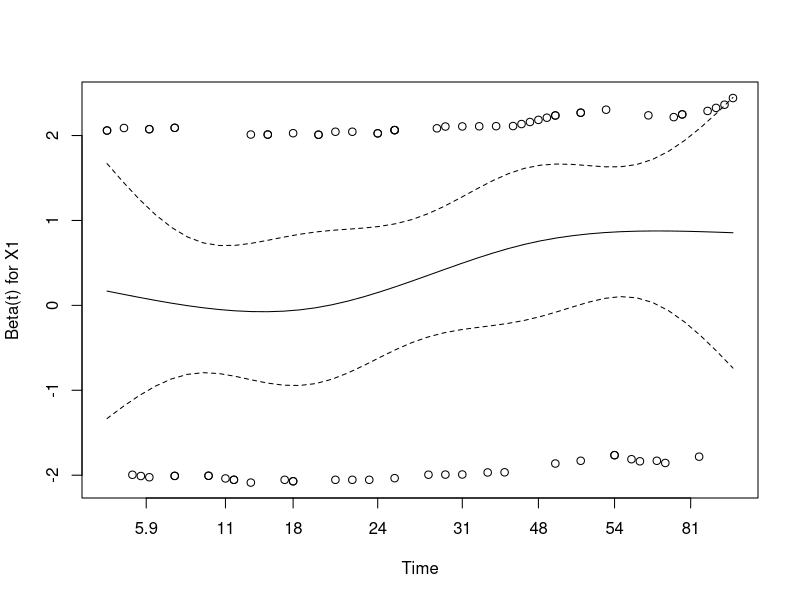
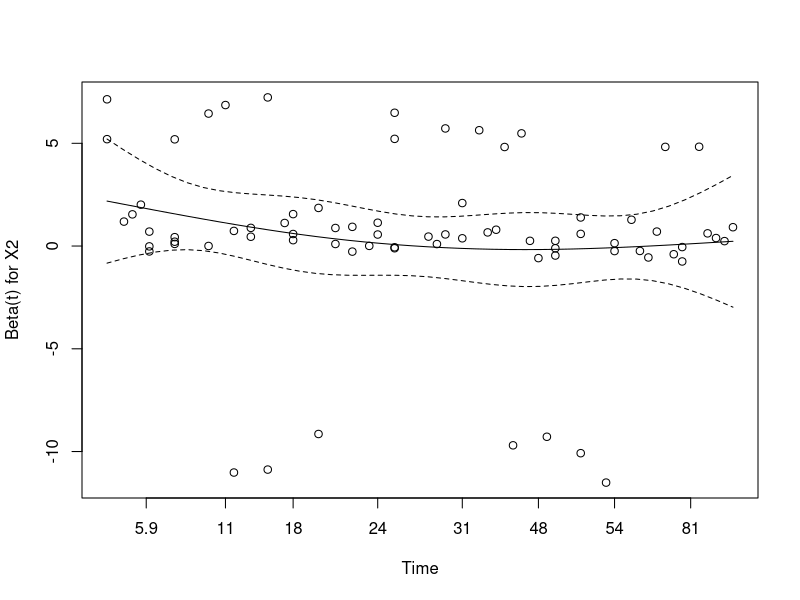
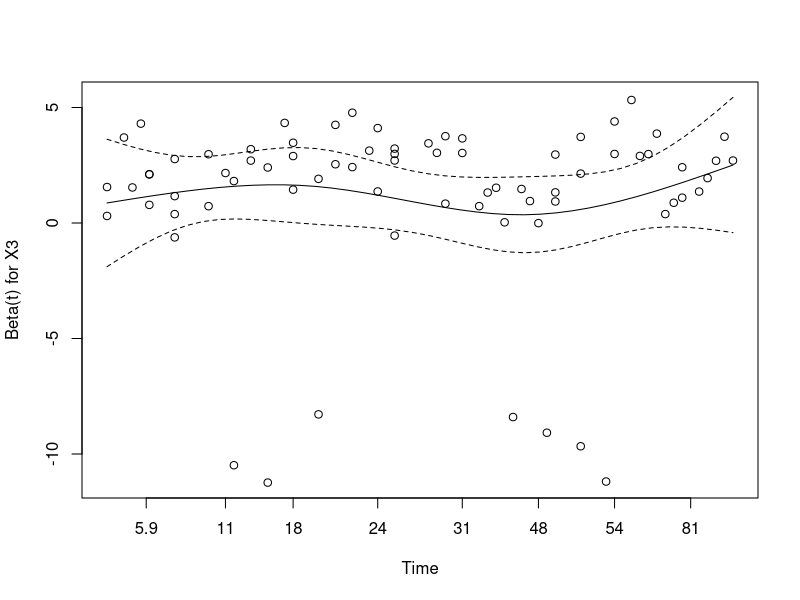
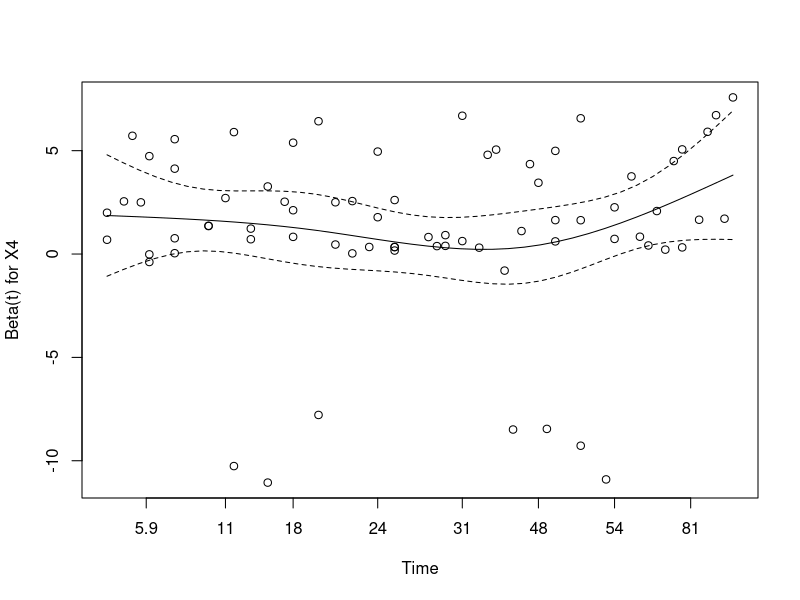
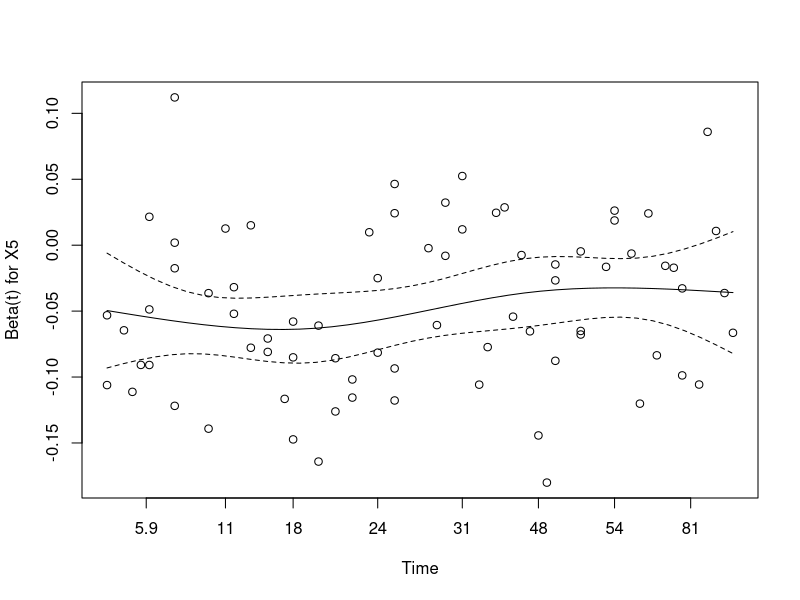
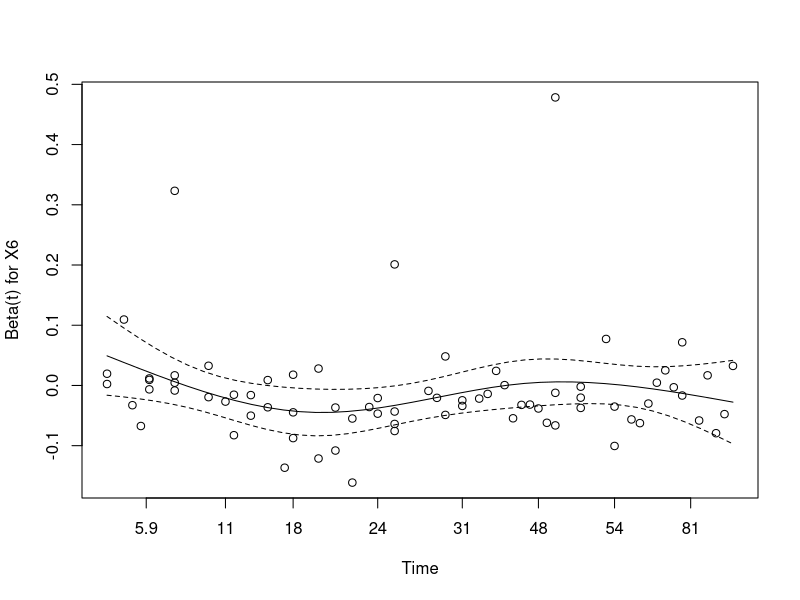
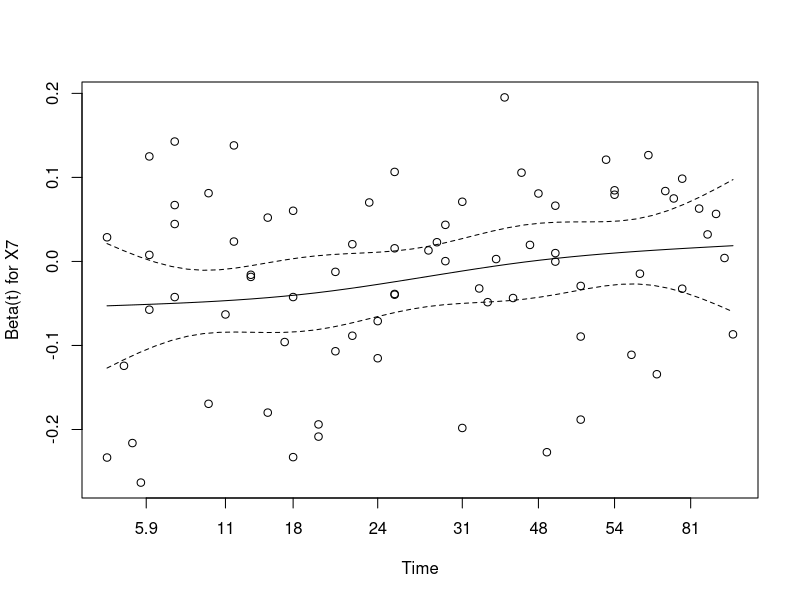
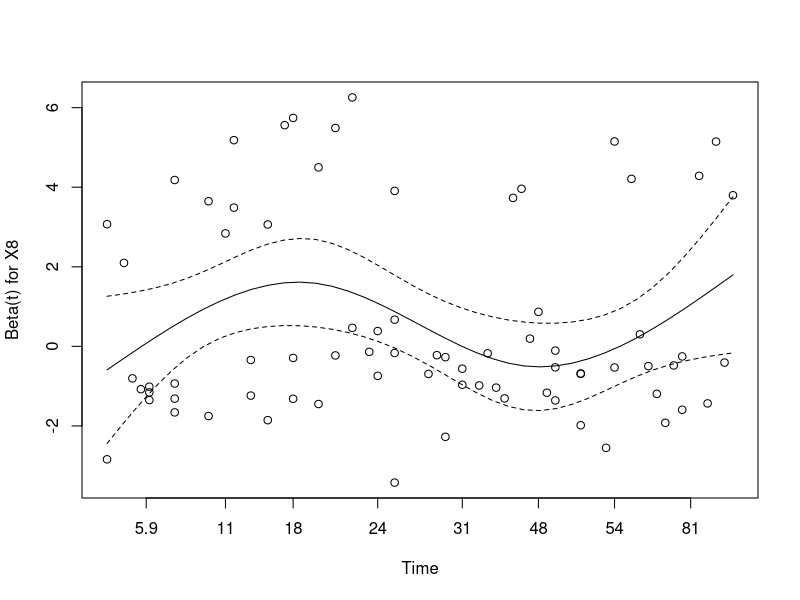

The R script that drew these images, in order:
## ---- chunk 1
Lungca <- read.table("Lungca(1).txt",header=T,na.strings=c("."))
attach(Lungca)
library(survival)
### crude
fit.crude <- coxph(Surv(X9,Y)~X1, data=Lungca, method=c("breslow"))
summary(fit.crude)
### only covariates
fit.cov <- coxph(Surv(X9,Y)~X2+X3+X4+X5+X6+X7+X8, data=Lungca, method=c("breslow"))
summary(fit.cov)
### adjusted
fit.adj <- coxph(Surv(X9,Y)~X1+X2+X3+X4+X5+X6+X7+X8, data=Lungca, method=c("breslow"))
summary(fit.adj)
## ---- chunk 2
fit1 <- coxph(Surv(X9,Y)~X1 + X5 + X6 + X7 + X8, data=Lungca, method=c("breslow"))
summary(fit1)
fit2 <- coxph(Surv(X9,Y)~X1 + X2 + X3 + X4 + X5 + X6 + X7 + X8, data=Lungca, method=c("breslow"))
summary(fit2)
## ---- chunk 3
test <- cox.zph(fit.crude)
print(test)
plot(test)
## ---- chunk 4
test2 <- cox.zph(fit.cov)
print(test2)
plot(test2)
## ---- chunk 5
### crude
fit.crude_fo <- coxph(Surv(X10,X11)~X1, data=Lungca, method=c("breslow"))
summary(fit.crude_fo)
### only covariates
fit.cov_fo <- coxph(Surv(X10,X11)~X2+X3+X4+X5+X6+X7+X8, data=Lungca, method=c("breslow"))
summary(fit.cov_fo)
### adjusted
fit.adj_fo <- coxph(Surv(X10,X11)~X1+X2+X3+X4+X5+X6+X7+X8, data=Lungca, method=c("breslow"))
summary(fit.adj_fo)
## ---- chunk 6
fit_fo <- survfit(Surv(X10,X11)~X1, data=Lungca)
plot(fit_fo, firstx=0, mark.time=T, mark=c(1,2), col=c(1,2), ylim=c(0,1), xlab="X10", ylab="survival probability", main="Kaplen Meier Curves", cex.axis=1.5, cex.lab=1.5)
legend(x=500,y=1,legend=c("Standard Treatment","Test Treatment"), col=c(1,2),lwd=2,cex=1)
plot(log(fit_fo$time),log(-log(fit_fo$surv)))
lines(log(fit_fo$time[1:60]),log(-log(fit_fo$surv[1:60])))
lines(log(fit_fo$time[61:114]),log(-log(fit_fo$surv[61:114])),col=2)
legend(x=0,y=1.5,legend=c("Standard Treatment","Test Treatment"), col=c(1,2),lwd=2,cex=1)
## ---- chunk 7
test_fo <- cox.zph(fit.crude_fo)
print(test_fo)
plot(test_fo)
## ---- chunk 8
test_fo2 <- cox.zph(fit.cov_fo)
print(test_fo2)
plot(test_fo2)
